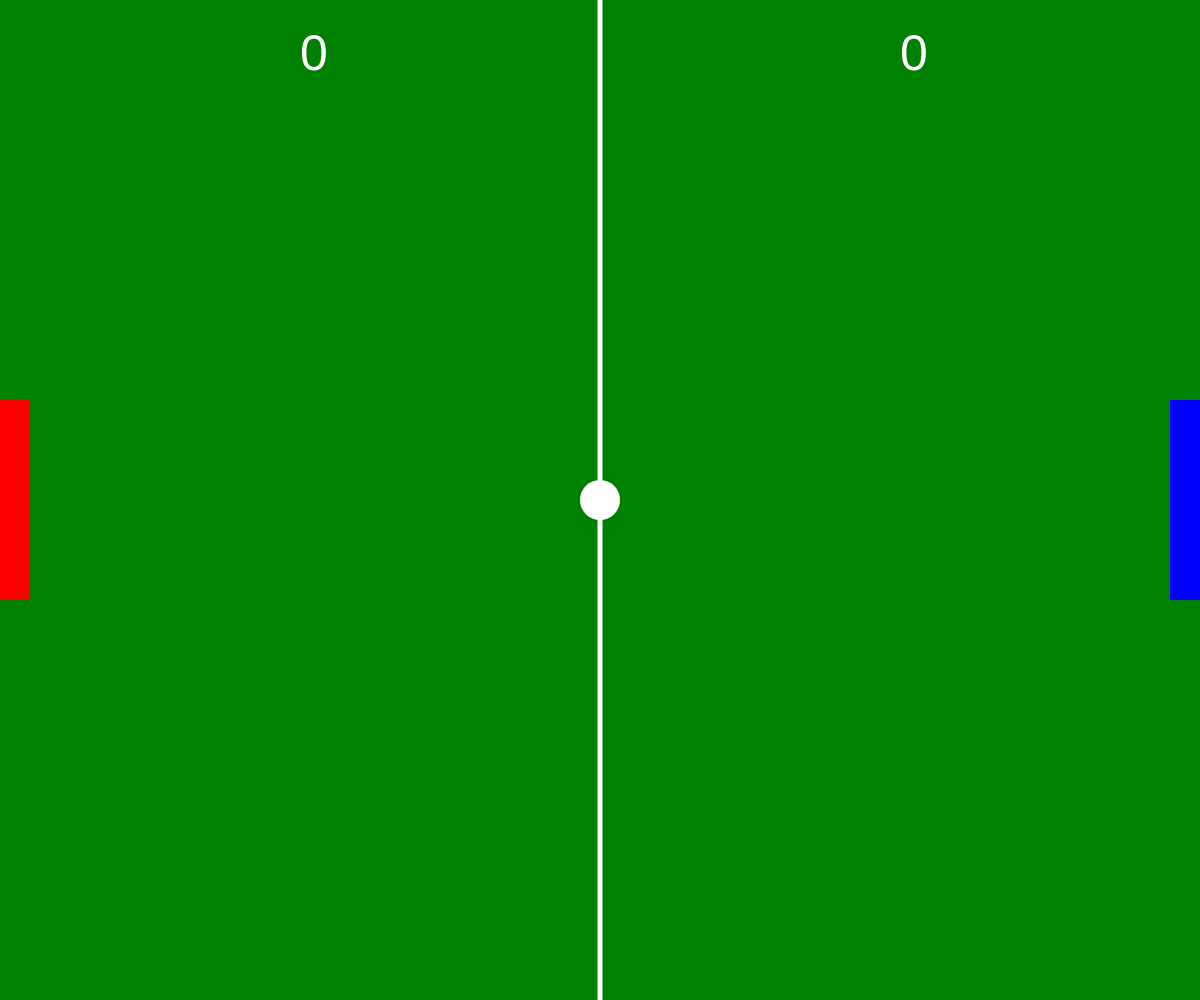
Frame 1 (no input)
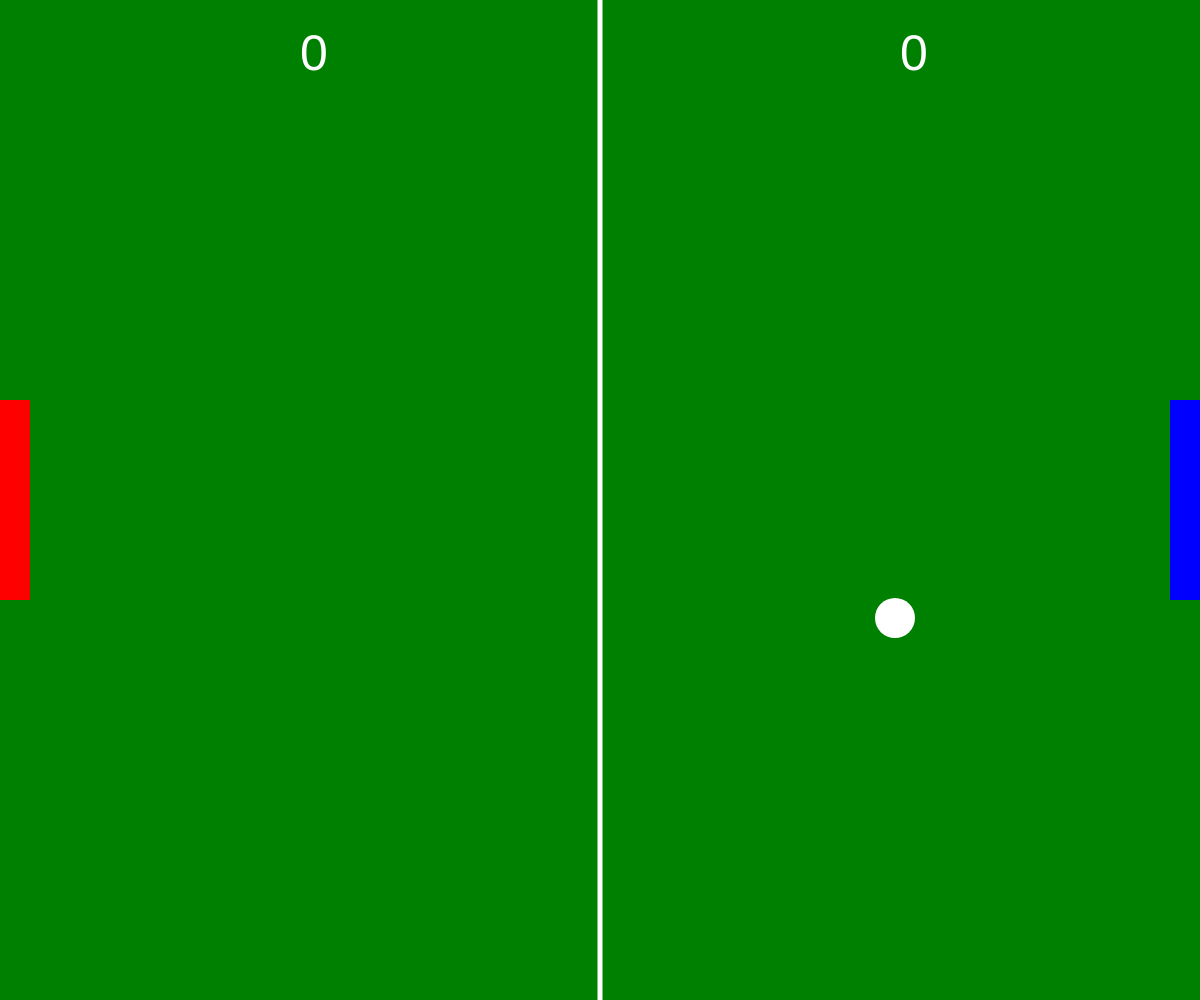
Frame 60 (no input)
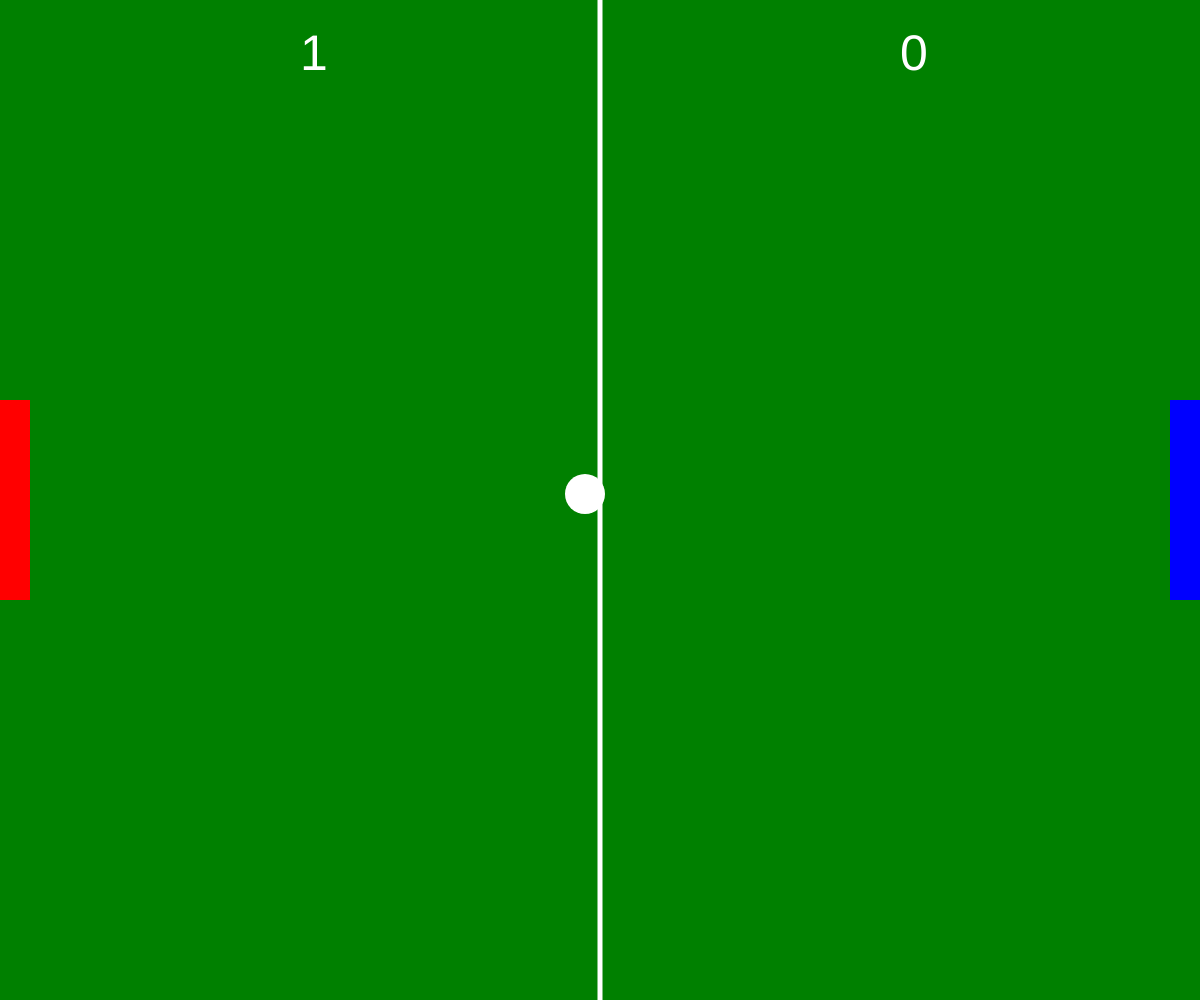
Frame 120 (the mouse pressed at the canvas centre since frame 60)

The p5.js sketch that drew these frames (run headless with seeded random() and noise() and a simulated clock; from frame 60 on, the mouse is pressed at the canvas centre):

// p5.js sketch
// ── sketch.js
const UP = -1
const DOWN = 1
let ball
let p1
let p2

function setup () {
	createCanvas(windowWidth, windowHeight)
	ball = new Ball()
	p1= new Paddle(1, 'red')
	p2= new Paddle(2, 'blue')

	//frameRate(10)

}

function draw() {
	background('green')
	drawLine()
	ball.draw()
	ball.move()
	if(ball.collision(p1)|| ball.collision(p2))
			ball.move()
	let checkScore = ball.checkScore() 
	if(checkScore ===2)
		p2.updateScore()
		else if(checkScore ===1)
			p1.updateScore()
	p1.draw()
	p2.draw()


	if(keyIsPressed){
		if(keyIsDown(87))
			p1.move(UP)
		if(keyIsDown(83))
			p1.move(DOWN)
		if(keyIsDown(UP_ARROW))
			p2.move(UP)
		if(keyIsDown(DOWN_ARROW))
			p2.move(DOWN)
	}
	showScore()
}

const drawLine = function (){
	stroke('#fff')
	strokeWeight(5)
	line(width/2,0, width/2, height)
}

const showScore = function(){
	fill('#fff')
	textSize(50)
	textFont('Arial')
	text(p1.getScore(), width*0.25,70)
	text(p2.getScore(), width*0.75,70)
}





// ── Ball.js
const Ball = function (){
	const r=20
	let x = Math.floor(width /2)
	let y = Math.floor(height /2)
	let speedX = 5* randomDirection()
	let speedY = 2* randomDirection()

	const reset = function(){
		x = Math.floor(width /2)
		y = Math.floor(height /2)

		speedX *= randomDirection()
		speedY *= randomDirection()
	}


	const draw = function(){
		ellipseMode(CENTER)
		fill('#fff')
		noStroke()
		ellipse(x,y,r*2,r*2)
	}

	const move = function(){
		x += speedX 
		y += speedY
		edges()
	}

	const edges = function(){
		if (y+r>= height||y-r<= 0)
			speedY *= -1

	}

	const checkScore = function (){
		if(x-r<=0){
			reset()
			return 2
		}
		if(x+r>=width){
			reset()
			return 1
		}

		return 0
	}

	const collision = function(player){

		let dx = Math.abs(x- player.getX()- player.getW()/2)
		let dy = Math.abs(y- player.getY()- player.getH()/2)

		if(dx > player.getW()/2 + r || dy > player.getH()/2 + r)
			return false 

		if(dx <= player.getW()/2 || dy <= player.getH()/2)
			speedX *= -1
			return true 

	}

	function randomDirection(){
		return Math.round(Math.random()) * 2 - 1
	}

	return {
		draw,
		move,
		collision,
		checkScore,
	}
}
// ── Paddle.js
const Paddle = function (player, color){
	const UP = -1
	const DOWN = 1
	const w = 30
	const h = 200
	const x = player === 1 ? 0 : width - w
	const c = color
	let speed = 10
	let y = Math.floor(height/2) - Math.floor(h/2)
	let score = 0

	const getX = function(){
		return x
	}

	const getY = function(){
		return y
	}

	const getW = function(){
		return w
	}

	const getH = function(){
		return h
	}




	const edge = function(dir){
		return(dir === UP && y > 0) ||
		(dir === DOWN && y + h <= height)

	}

	const draw = function(){
		rectMode(CORNER)
		fill(c)
		rect(x,y,w,h)
	}

	const move = function(dir){
		if(edge(dir))
		y += (speed*dir)
	}

	const updateScore =  function(){
		score++
	}

	const getScore = function(){
		return score
	}


	return{
		draw,
		move,
		getH,
		getW,
		getY,
		getX,
		getScore,
		updateScore,

	}


}
